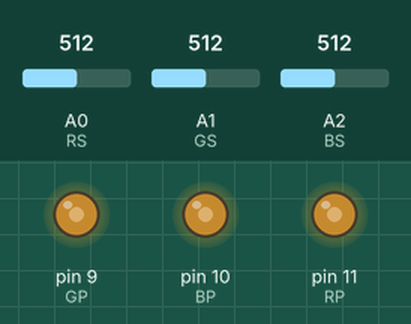
Simulated run of this sketch. Board: Arduino Uno, built with avr-gcc and run on an emulated ATmega328P. Parts: output pins drawn as LEDs (lit = HIGH). The inputs (shaded band) are chosen by the test bench; at power-on: A0 (RS) = 512, A1 (GS) = 512, A2 (BS) = 512. What the sketch prints to the serial monitor is not drawn.

Above: at 1.2 s.
1.3 s: A0 (RS) set to 411
At 2.5 s:
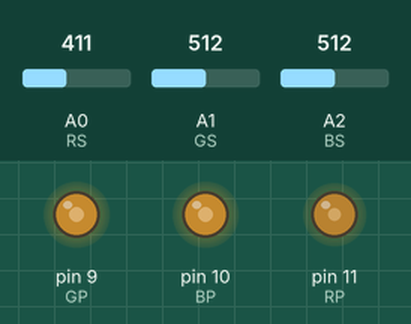
3.3 s: A0 (RS) set to 391
At 3.9 s:
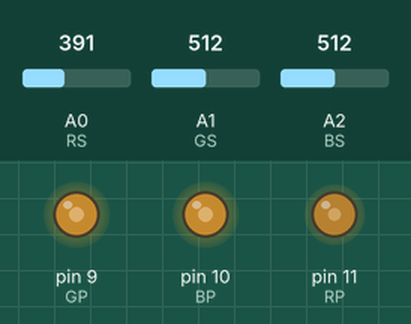
5.1 s: A1 (GS) set to 417
At 6.0 s:
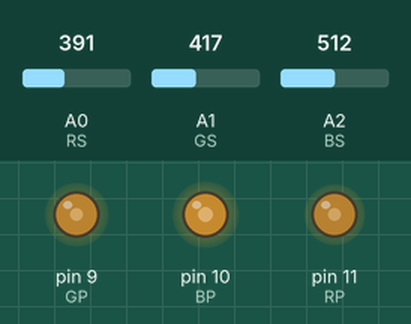
6.9 s: A1 (GS) set to 383
At 8.2 s:
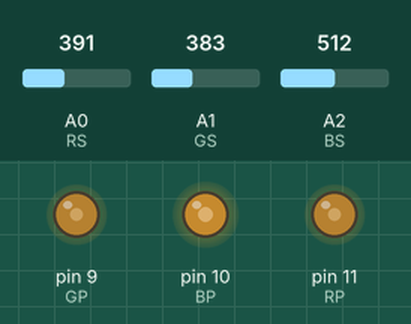
9.0 s: A2 (BS) set to 414
At 10.0 s:
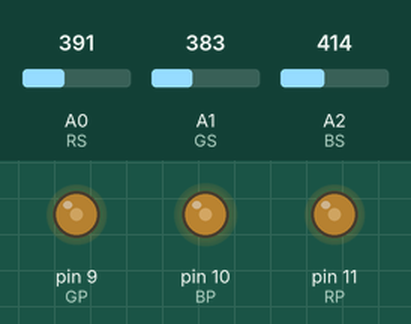
11.1 s: A2 (BS) set to 390
At 11.7 s:
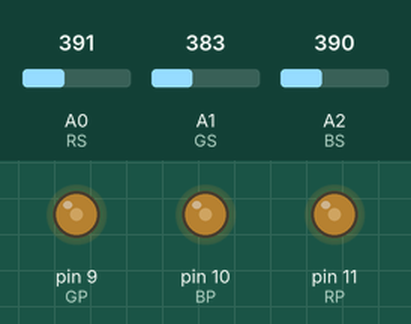
Timing chart, 0 to 13.9 s (numbered marks = the images above; inputs shaded):
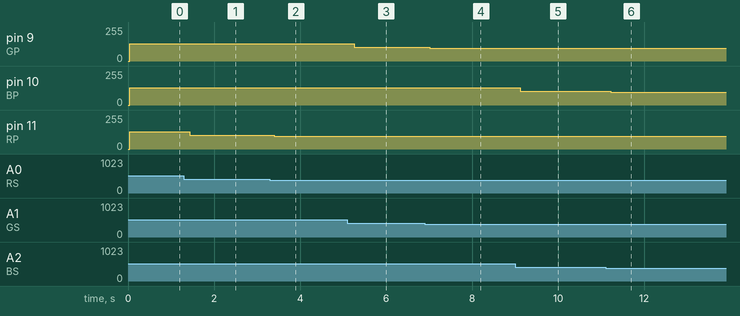

Measured:
- after the input at 1.3 s, pin 11 (RP): 128/255 → 102/255 after 0.14 s
- after the input at 3.3 s, pin 11 (RP): 102/255 → 97/255 after 0.11 s
- after the input at 5.1 s, pin 9 (GP): 128/255 → 104/255 after 0.16 s
- after the input at 6.9 s, pin 9 (GP): 104/255 → 95/255 after 0.11 s
- after the input at 9.0 s, pin 10 (BP): 128/255 → 103/255 after 0.12 s
- after the input at 11.1 s, pin 10 (BP): 103/255 → 97/255 after 0.12 s

The sketch:

color_mixing_lamp.ino
```cpp
const int GP = 9;
const int RP = 11;
const int BP = 10;
const int RS = A0;
const int GS = A1;
const int BS = A2;

int rval = 0;
int gval = 0;
int bval = 0;
int rsen = 0;
int gsen = 0;
int bsen = 0;

void setup() {
  Serial.begin(9600);
  pinMode(GP, OUTPUT);
  pinMode(RP, OUTPUT);
  pinMode(BP, OUTPUT);
}

void loop() {
  rsen = analogRead(RS);
  delay(5);
  gsen = analogRead(GS);
  delay(5);
  bsen = analogRead(BS);

  Serial.print("Raw Sensor Values Red: ");
  Serial.print(rsen);
  Serial.print(" Green: ");
  Serial.print(bsen);
  Serial.print(" Blue: ");
  Serial.print(bsen);

  rval = rsen / 4;
  gval = gsen / 4;
  bval = bsen / 4;

  Serial.print("Output Values Red: ");
  Serial.print(rval);
  Serial.print(" Green: ");
  Serial.print(gval);
  Serial.print(" Blue: ");
  Serial.print(bval);

  analogWrite(RP, rval);
  analogWrite(GP, gval);
  analogWrite(BP, bval);
}
```
